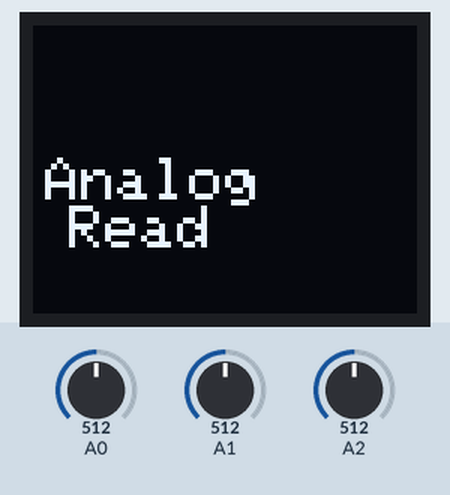
Recording of a sketch running on a simulated Arduino Uno, built with avr-gcc and run on an emulated ATmega328P. On the bench: 64×48 one-colour display. The test bench sets the inputs (shaded band); at power-on: A0 = 512, A1 = 512, A2 = 512. The display library's start-up logo is not drawn; what the sketch prints to the serial monitor is not drawn.

Above: at 3.2 s.
3.3 s: A0 set to 716
At 5.79 s:
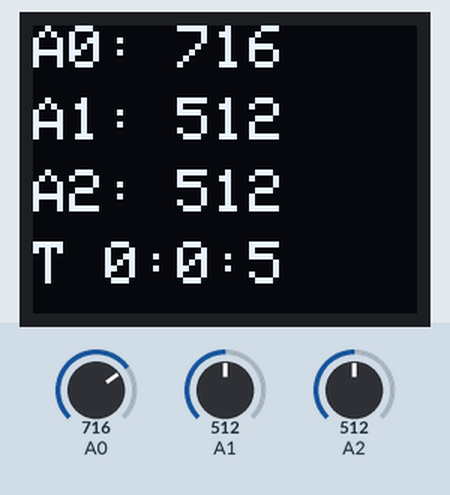
6.3 s: A1 set to 716
At 7.8 s:
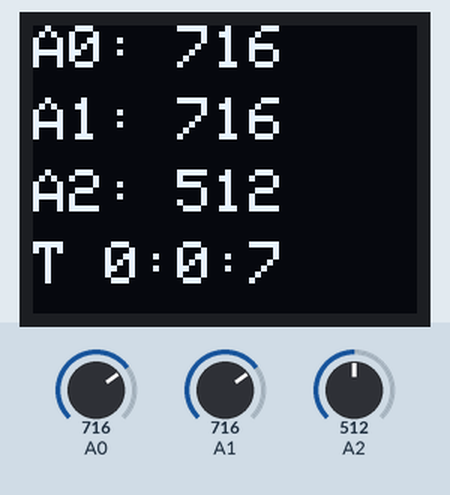
8.5 s: A2 set to 716
At 9.5 s:
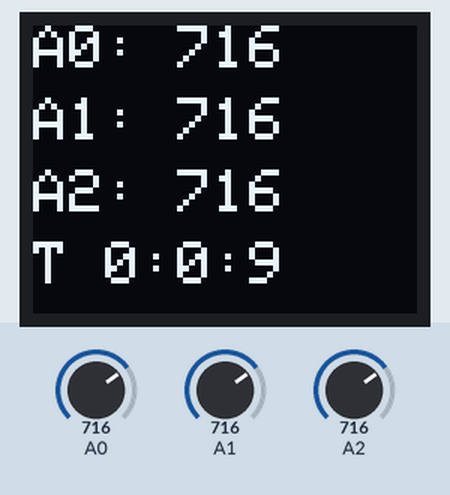
10.5 s: A0 set to 900
At 11.8 s:
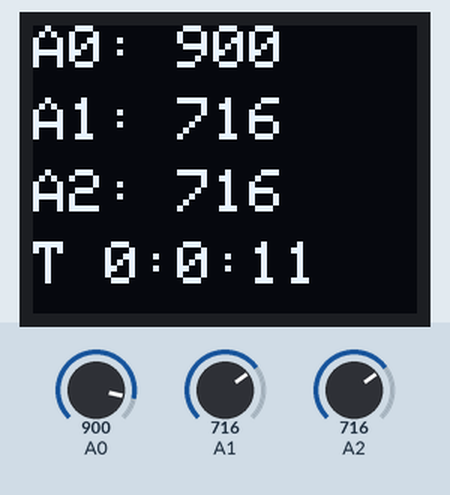
12.5 s: A1 set to 900
At 13.8 s:
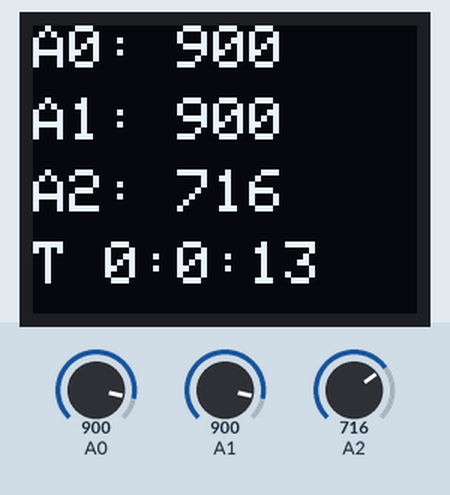
14.5 s: A2 set to 900
At 16.4 s:
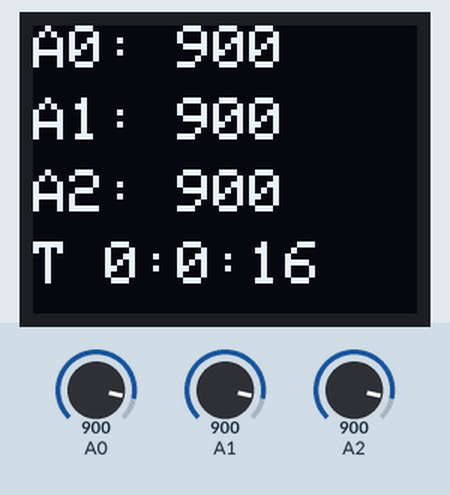
Timing chart, 0 to 17.5 s (numbered marks = the images above; inputs shaded):
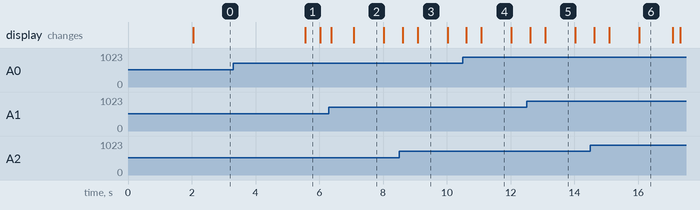

The sketch:

oledSimpleText.ino
```cpp
/******************************************************************************
 * From MicroOLED_Demo.ino SFE_MicroOLED Library Demo
 * 1. Simple Test
 ******************************************************************************/
#include <Wire.h>  // Include Wire if you're using I2C
#include <SPI.h>  // Include SPI if you're using SPI
#include <SFE_MicroOLED.h>  // Include the SFE_MicroOLED library

//////////////////////////
// MicroOLED Definition //
//////////////////////////
#define PIN_RESET 9  // Connect RST to pin 9
#define PIN_DC    8  // Connect DC to pin 8
#define PIN_CS    10 // Connect CS to pin 10
#define DC_JUMPER 1

//////////////////////////////////
// MicroOLED Object Declaration //
//////////////////////////////////
//MicroOLED oled(PIN_RESET, PIN_DC, PIN_CS); // SPI declaration
MicroOLED oled(PIN_RESET, DC_JUMPER);    // I2C declaration

void setup()
{
  oled.begin();    // Initialize the OLED
  oled.clear(ALL); // Clear the display's internal memory
  oled.display();  // Display what's in the buffer (splashscreen)
  delay(1000);     // Delay 1000 ms
  oled.clear(PAGE); // Clear the buffer.
  Serial.begin(9600);
  delay(1000);
  Serial.print("microled_demo");
  int mySeconds = 0;
  int myMinutes = 0;
  int myHours = 0;
  int myDays = 0;

  randomSeed(analogRead(A0) + analogRead(A1));
}


void kyleText()
{
  // Demonstrate font 2. 10x16. Only numbers and '.' are defined.
  // This font looks like 7-segment displays.
  // Lets use this big-ish font to display readings from the
  // analog pins.
  for (int i=0; i<100; i++)
  {
    int mySeconds = (millis() % 60000)/1000;

    int myMinutes = (millis() % 3600000)/60000;  //3600000 milliseconds in an hour
    int myHour = (millis() % 86400000)/3600000; //86400000 miliisceconds in a day

    oled.clear(PAGE);            // Clear the display
    oled.setCursor(0, 0);        // Set cursor to top-left
    oled.setFontType(0);         // Smallest font
    oled.print("A0: ");          // Print "A0"
    //oled.setFontType(1);         // 7-segment font
    oled.print(analogRead(A0));  // Print a0 reading
    oled.setCursor(0, 12);       // Set cursor to top-middle-left
    //oled.setFontType(0);         // Repeat
    oled.print("A1: ");
    //oled.setFontType(1);
    oled.print(analogRead(A1));
    oled.setCursor(0, 24);
    //oled.setFontType(0);
    oled.print("A2: ");
    //oled.setFontType(1);
    oled.print(analogRead(A2));
    oled.setCursor(0,36);
    oled.print("T ");
    oled.print(myHour);
    oled.print(":");
    oled.print(myMinutes);
    oled.print(":");
    oled.print(mySeconds);
    oled.display();
    delay(100);
  }

}


void textExamples()
{
  printTitle("Text!", 1);

  // Demonstrate font 0. 5x8 font
  oled.clear(PAGE);     // Clear the screen
  oled.setFontType(0);  // Set font to type 0
  oled.setCursor(0, 0); // Set cursor to top-left
  // There are 255 possible characters in the font 0 type.
  // Lets run through all of them and print them out!
  for (int i=0; i<=255; i++)
  {
    // You can write byte values and they'll be mapped to
    // their ASCII equivalent character.
    oled.write(i);  // Write a byte out as a character
    oled.display(); // Draw on the screen
    delay(10);      // Wait 10ms
    // We can only display 60 font 0 characters at a time.
    // Every 60 characters, pause for a moment. Then clear
    // the page and start over.
    if ((i%60 == 0) && (i != 0))
    {
      delay(500);           // Delay 500 ms
      oled.clear(PAGE);     // Clear the page
      oled.setCursor(0, 0); // Set cursor to top-left
    }
  }
  delay(500);  // Wait 500ms before next example

  // Demonstrate font 1. 8x16. Let's use the print function
  // to display every character defined in this font.
  oled.setFontType(1);  // Set font to type 1
  oled.clear(PAGE);     // Clear the page
  oled.setCursor(0, 0); // Set cursor to top-left
  // Print can be used to print a string to the screen:
  oled.print(" !\"#$%&'()*+,-./01234");
  oled.display();       // Refresh the display
  delay(1000);          // Delay a second and repeat
  oled.clear(PAGE);
  oled.setCursor(0, 0);
  oled.print("56789:;<=>?@ABCDEFGHI");
  oled.display();
  delay(1000);
  oled.clear(PAGE);
  oled.setCursor(0, 0);
  oled.print("JKLMNOPQRSTUVWXYZ[\\]^");
  oled.display();
  delay(1000);
  oled.clear(PAGE);
  oled.setCursor(0, 0);
  oled.print("_`abcdefghijklmnopqrs");
  oled.display();
  delay(1000);
  oled.clear(PAGE);
  oled.setCursor(0, 0);
  oled.print("tuvwxyz{|}~");
  oled.display();
  delay(1000);

  // Demonstrate font 2. 10x16. Only numbers and '.' are defined.
  // This font looks like 7-segment displays.
  // Lets use this big-ish font to display readings from the
  // analog pins.
  for (int i=0; i<25; i++)
  {
    oled.clear(PAGE);            // Clear the display
    oled.setCursor(0, 0);        // Set cursor to top-left
    oled.setFontType(0);         // Smallest font
    oled.print("A0: ");          // Print "A0"
    oled.setFontType(2);         // 7-segment font
    oled.print(analogRead(A0));  // Print a0 reading
    oled.setCursor(0, 16);       // Set cursor to top-middle-left
    oled.setFontType(0);         // Repeat
    oled.print("A1: ");
    oled.setFontType(2);
    oled.print(analogRead(A1));
    oled.setCursor(0, 32);
    oled.setFontType(0);
    oled.print("A2: ");
    oled.setFontType(2);
    oled.print(analogRead(A2));
    oled.display();
    delay(100);
  }

  // Demonstrate font 3. 12x48. Stopwatch demo.
  oled.setFontType(3);  // Use the biggest font
  int ms = 0;
  int s = 0;
  while (s <= 5)
  {
    oled.clear(PAGE);     // Clear the display
    oled.setCursor(0, 0); // Set cursor to top-left
    if (s < 10)
      oled.print("00");   // Print "00" if s is 1 digit
    else if (s < 100)
      oled.print("0");    // Print "0" if s is 2 digits
    oled.print(s);        // Print s's value
    oled.print(":");      // Print ":"
    oled.print(ms);       // Print ms value
    oled.display();       // Draw on the screen
    ms++;         // Increment ms
    if (ms >= 10) // If ms is >= 10
    {
      ms = 0;     // Set ms back to 0
      s++;        // and increment s
    }
  }
}


void loop()
{
  Serial.print("oledSimpleText");
  //mySeconds = (millis() % 6000)/1000;


  printTitle("Analog\n Read",0);
  delay(2000);
  //printTitle("Kyle 1",1);
  //delay(2000);
  //textExamples();  // Finally the text example
  kyleText();
  //delay(5000);

}

// Center and print a small title
// This function is quick and dirty. Only works for titles one
// line long.
void printTitle(String title, int font)
{
  int middleX = oled.getLCDWidth() / 2;
  int middleY = oled.getLCDHeight() / 2;

  oled.clear(PAGE);
  oled.setFontType(font);
  // Try to set the cursor in the middle of the screen
  oled.setCursor(middleX - (oled.getFontWidth() * (title.length()/2)),
                 middleY - (oled.getFontWidth() / 2));
  // Print the title:
  oled.print(title);
  oled.display();
  delay(1500);
  oled.clear(PAGE);
}
```

Measured:
- what the display in image 1 shows lasts 0.4 s, from 5.6 s to 6.0 s
- what the display in image 2 shows lasts 0.9 s, from 7.1 s to 8.0 s
